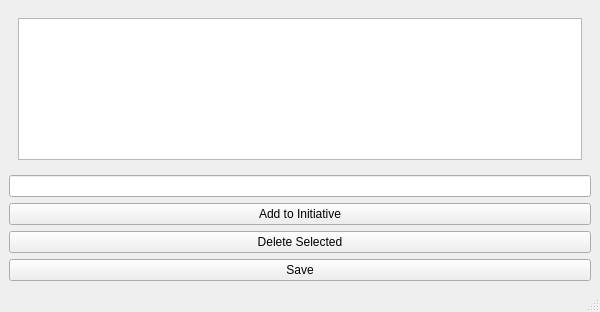
<?xml version="1.0" encoding="UTF-8"?>
<ui version="4.0">
 <class>MainWindow</class>
 <widget class="QMainWindow" name="MainWindow">
  <property name="geometry">
   <rect>
    <x>0</x>
    <y>0</y>
    <width>600</width>
    <height>312</height>
   </rect>
  </property>
  <property name="minimumSize">
   <size>
    <width>275</width>
    <height>0</height>
   </size>
  </property>
  <property name="windowTitle">
   <string>Todo</string>
  </property>
  <widget class="QWidget" name="centralwidget">
   <layout class="QVBoxLayout" name="verticalLayout">
    <item>
     <widget class="QWidget" name="widget" native="true">
      <layout class="QHBoxLayout" name="horizontalLayout">
       <item>
        <widget class="QTableView" name="tableView">
         <property name="editTriggers">
          <set>QAbstractItemView::CurrentChanged|QAbstractItemView::DoubleClicked</set>
         </property>
         <property name="dragEnabled">
          <bool>true</bool>
         </property>
         <property name="sortingEnabled">
          <bool>true</bool>
         </property>
        </widget>
       </item>
      </layout>
     </widget>
    </item>
    <item>
     <widget class="QLineEdit" name="todoEdit"/>
    </item>
    <item>
     <widget class="QPushButton" name="addButton">
      <property name="text">
       <string>Add to Initiative</string>
      </property>
     </widget>
    </item>
    <item>
     <widget class="QPushButton" name="deleteSelected">
      <property name="text">
       <string>Delete Selected</string>
      </property>
     </widget>
    </item>
    <item>
     <widget class="QPushButton" name="saveButton">
      <property name="text">
       <string>Save</string>
      </property>
     </widget>
    </item>
   </layout>
  </widget>
  <widget class="QMenuBar" name="menubar">
   <property name="geometry">
    <rect>
     <x>0</x>
     <y>0</y>
     <width>600</width>
     <height>21</height>
    </rect>
   </property>
  </widget>
  <widget class="QStatusBar" name="statusbar"/>
 </widget>
 <resources/>
 <connections/>
</ui>
